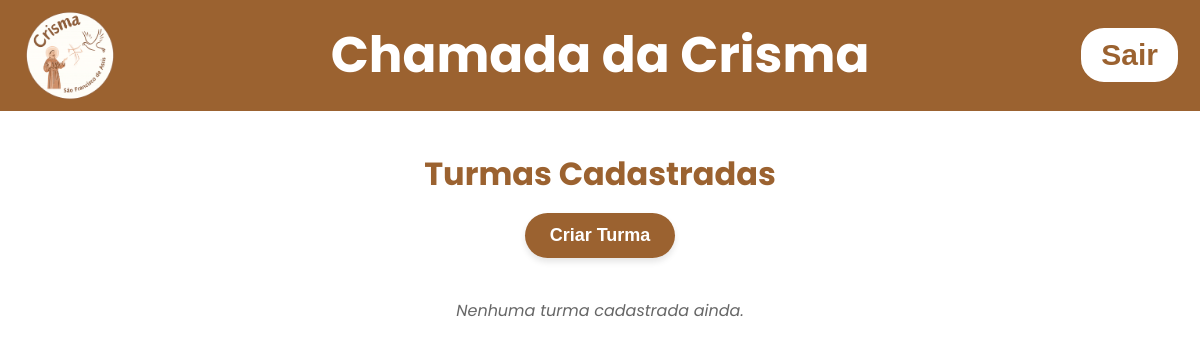
The app's page /listturmas (signed in), older data.
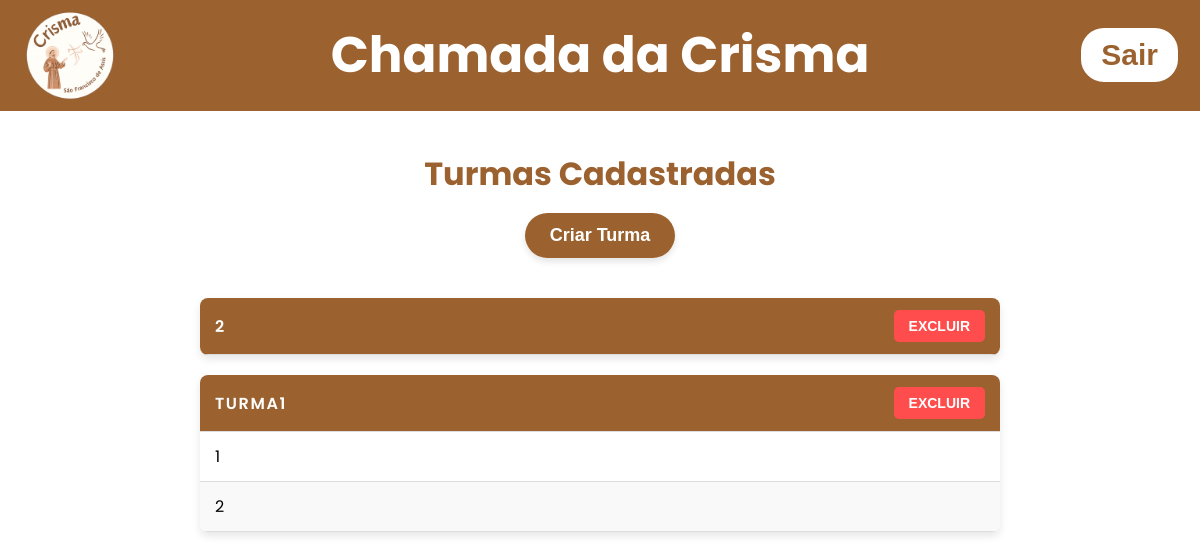
The same page, newer data.
### tables this page shows
CREATE TABLE turmas (
    id INTEGER PRIMARY KEY AUTOINCREMENT,
    turma_name TEXT NOT NULL UNIQUE
);

CREATE TABLE crismandos (
    id INTEGER PRIMARY KEY AUTOINCREMENT,
    name TEXT UNIQUE NOT NULL,
    turma_id INTEGER NOT NULL,
    created_at TEXT DEFAULT CURRENT_TIMESTAMP,
    FOREIGN KEY (turma_id) REFERENCES turmas(id)
);

### app.py (the view)
@app.get('/listturmas')
def list_turmas():
    if 'admin' not in session :
        return render_template('index.html')
    msg = request.args.get('msg')
    with get_conn() as conn:
        cur = conn.cursor()
        cur.execute("SELECT id, turma_name FROM turmas ORDER BY turma_name")
        turmas = cur.fetchall()
        cur.execute("SELECT id, name, turma_id FROM crismandos ORDER BY name")
        crismandos = cur.fetchall()
    return render_template('turmas.html', turmas=turmas, msgturmas=msg, crismandos = crismandos)

### app.py (called while the page is built)
def get_conn():
    conn = sqlite3.connect("data/dataBase.db")
    conn.row_factory = sqlite3.Row
    return conn

### templates/turmas.html (shortened to what this page needs)
<!DOCTYPE html>
<html lang="pt-br">
<head>
    <link
      rel="stylesheet"
      href="{{url_for('static', filename='css/styleconfigadmin.css')}}"
    />
    <link
      rel="stylesheet"
      href="{{url_for('static', filename='css/styleturmas.css')}}"
    />
</head>
<body>
<header>
      <div class="header-left">
        <img
          src="{{url_for('static', filename='images/logocrismamaior.png')}}"
          alt="Logo da crisma"
          class="logo"
        />
        <h1 class="title-center" onclick="window.location.href='/homepage'" >Chamada da Crisma</h1>
      </div>
      <form action="{{url_for('logout_user')}}" method="post">
        <button class="button-logout">Sair</button>
      </form>
    </header>
<main>
    <div class="container-principal">
            <h2>Turmas Cadastradas</h2>
            <button onclick="OpenModalTurmas()">Criar Turma</button>
            {% if turmas %}
{% for turma in turmas %}
    <table class="tabela-turmas">
        <thead>
                <th>{{turma.turma_name}}</th>
                <th>
                        <button type="button" onclick="OpenModalConfirmation()" id="openmodalconfirmation">EXCLUIR</button>
                </th>
        </thead>
        <tbody>
            {%for crismando in crismandos | sort(attribute='name')%}
                 {% if crismando.turma_id == turma.id %}
                 <tr>
                     <td>{{crismando.name}}</td> <td></td> </tr>
                 {%endif%}
             {%endfor%}
        </tbody>
    </table>
{% endfor %}
            {% else %}
                <p>Nenhuma turma cadastrada ainda.</p>
            {% endif %}
</main>
</body>
</html>

Row changes from the older to the newer data that the page shows:
added turmas: turma_name "2"
added turmas: turma_name "TURMA1"
added crismandos: name "1"
added crismandos: name "2"
Text that changed along with them:
text no longer shown: "Nenhuma turma cadastrada ainda."
